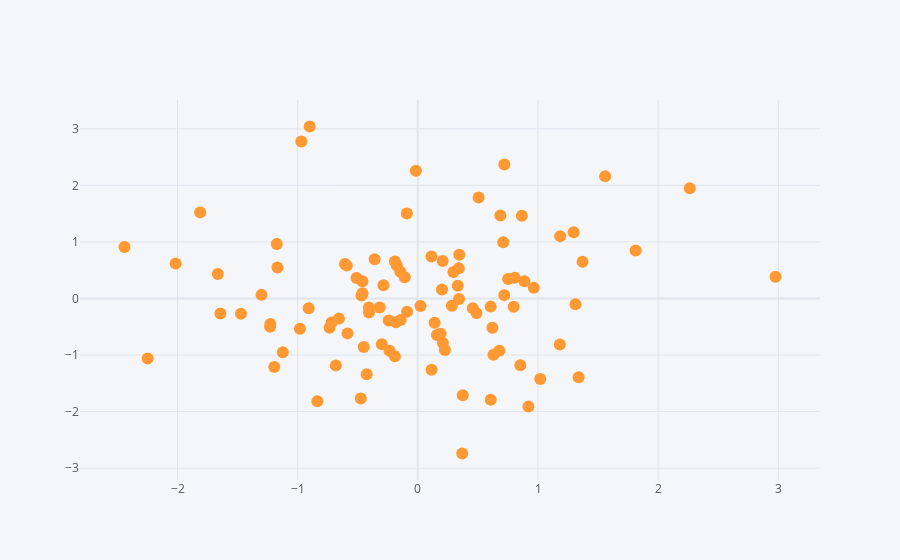

Notebook cell for this chart:
### Code cell
df.iplot(x= 'A',y = 'B',mode = 'markers')
